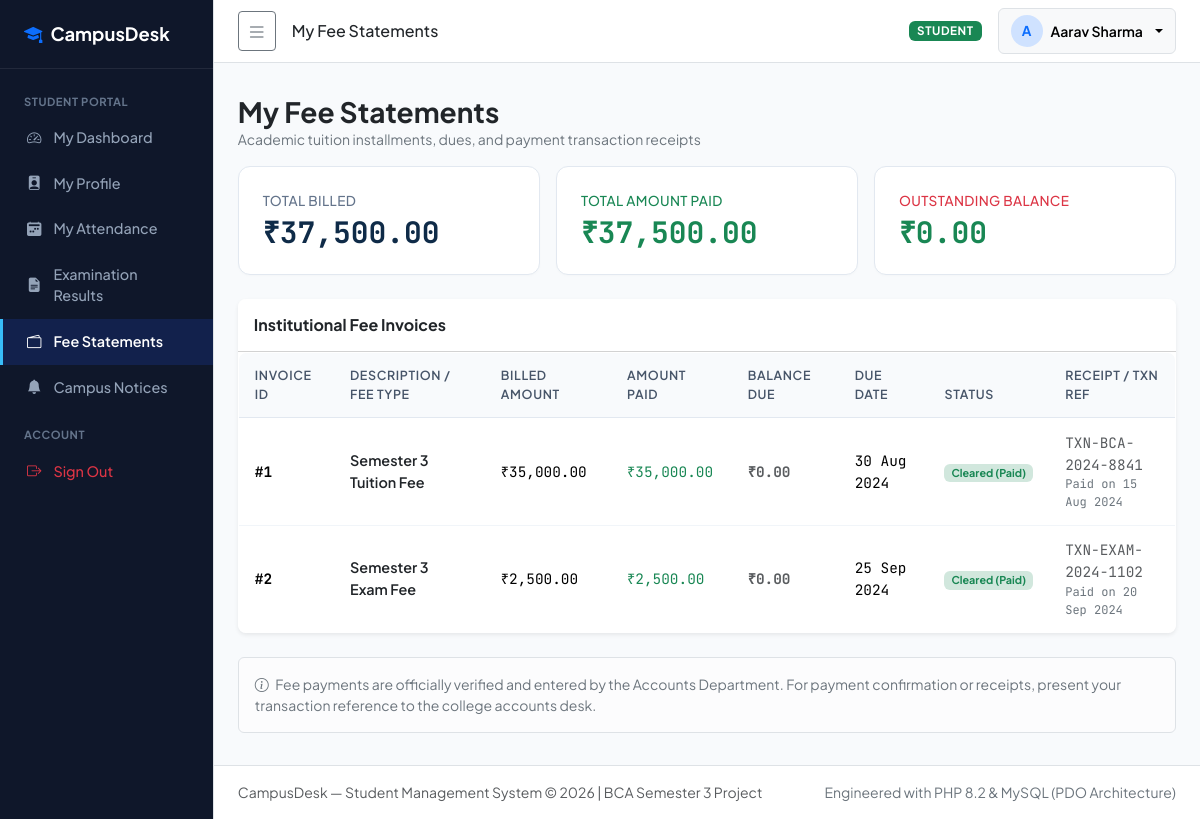
Page /student/fees.php (signed in) on the committed database.
### tables this page shows
CREATE TABLE `students` (
  `student_id` INT AUTO_INCREMENT PRIMARY KEY,
  `student_code` VARCHAR(30) NOT NULL UNIQUE COMMENT 'Academic Roll Number / Enrollment No',
  `user_id` INT NULL UNIQUE COMMENT 'Linked user login account',
  `course_id` INT NOT NULL,
  `full_name` VARCHAR(100) NOT NULL,
  `email` VARCHAR(100) NOT NULL UNIQUE,
  `phone` VARCHAR(20) NOT NULL,
  `dob` DATE NOT NULL,
  `gender` ENUM('Male', 'Female', 'Other') NOT NULL,
  `address` TEXT NOT NULL,
  `admission_date` DATE NOT NULL,
  `enrollment_status` ENUM('Active', 'Graduated', 'Suspended', 'Withdrawn') NOT NULL DEFAULT 'Active',
  `created_at` TIMESTAMP DEFAULT CURRENT_TIMESTAMP,
  `updated_at` TIMESTAMP DEFAULT CURRENT_TIMESTAMP ON UPDATE CURRENT_TIMESTAMP,
  CONSTRAINT `fk_students_user` FOREIGN KEY (`user_id`) REFERENCES `users` (`user_id`) ON DELETE SET NULL ON UPDATE CASCADE,
  CONSTRAINT `fk_students_course` FOREIGN KEY (`course_id`) REFERENCES `courses` (`course_id`) ON DELETE RESTRICT ON UPDATE CASCADE,
  INDEX `idx_students_code` (`student_code`),
  INDEX `idx_students_course` (`course_id`),
  INDEX `idx_students_status` (`enrollment_status`)
);

CREATE TABLE `fees` (
  `fee_id` INT AUTO_INCREMENT PRIMARY KEY,
  `student_id` INT NOT NULL,
  `fee_type` VARCHAR(50) NOT NULL COMMENT 'Tuition, Examination, Library, Laboratory, Hostel',
  `total_amount` DECIMAL(10,2) NOT NULL,
  `paid_amount` DECIMAL(10,2) NOT NULL DEFAULT 0.00,
  `due_date` DATE NOT NULL,
  `payment_status` ENUM('Paid', 'Partial', 'Pending') NOT NULL DEFAULT 'Pending',
  `payment_date` DATE NULL,
  `reference_no` VARCHAR(50) NULL,
  `created_at` TIMESTAMP DEFAULT CURRENT_TIMESTAMP,
  `updated_at` TIMESTAMP DEFAULT CURRENT_TIMESTAMP ON UPDATE CURRENT_TIMESTAMP,
  CONSTRAINT `fk_fees_student` FOREIGN KEY (`student_id`) REFERENCES `students` (`student_id`) ON DELETE CASCADE ON UPDATE CASCADE,
  INDEX `idx_fees_student` (`student_id`),
  INDEX `idx_fees_status` (`payment_status`)
);

### includes/functions.php (called while the page is built, shortened)
<?php
function e(?string $string): string {
    return htmlspecialchars((string)$string, ENT_QUOTES, 'UTF-8');
}
function format_currency(float|int|string $amount): string {
    $num = (float)$amount;
    return '₹' . number_format($num, 2);
}
function format_date(?string $date_str): string {
    $time = strtotime($date_str);
    return $time ? date('d M Y', $time) : $date_str;
}

### includes/auth.php (called while the page is built, shortened)
<?php
function is_logged_in(): bool {
    return isset($_SESSION['user_id']) && !empty($_SESSION['user_id']);
}
function current_user(): ?array {
    return [
        'user_id'    => $_SESSION['user_id'],
        'username'   => $_SESSION['username'] ?? '',
        'email'      => $_SESSION['email'] ?? '',
        'role'       => $_SESSION['role'] ?? '',
        'student_id' => $_SESSION['student_id'] ?? null,
        'full_name'  => $_SESSION['full_name'] ?? ($_SESSION['username'] ?? 'User')
    ];
}

### student/fees.php (the view, shortened to what this page needs)
<?php
require_once __DIR__ . '/../config/database.php';
require_once __DIR__ . '/../includes/auth.php';
require_once __DIR__ . '/../includes/functions.php';
$page_title = 'My Fee Statements';
$user_id = (int)$_SESSION['user_id'];
$st = $pdo->prepare("SELECT student_id, student_code, full_name FROM students WHERE user_id = :uid");
$st->execute([':uid' => $user_id]);
$student = $st->fetch();
$student_id = (int)$student['student_id'];
$fee_stmt = $pdo->prepare("SELECT * FROM fees WHERE student_id = :sid ORDER BY due_date ASC");
$fee_stmt->execute([':sid' => $student_id]);
$fee_records = $fee_stmt->fetchAll();
$total_billed = 0.0;
$total_paid = 0.0;
$total_due = 0.0;
foreach ($fee_records as $f) {
    $total_billed += (float)$f['total_amount'];
    $total_paid   += (float)$f['paid_amount'];
    $total_due    += ((float)$f['total_amount'] - (float)$f['paid_amount']);
}
require_once __DIR__ . '/../includes/header.php';
require_once __DIR__ . '/../includes/sidebar.php';
require_once __DIR__ . '/../includes/navbar.php';
?>
<div class="container-fluid px-4 py-3">
  <div class="d-flex justify-content-between align-items-center mb-3">
    <div>
      <h3 class="fw-bold text-dark mb-0">My Fee Statements</h3>
      <div class="text-secondary small">Academic tuition installments, dues, and payment transaction receipts</div>
    </div>
  </div>
  <div class="row g-3 mb-4">
    <div class="col-sm-6 col-md-4">
      <div class="card-stat">
        <div class="stat-label">Total Billed</div>
        <div class="stat-value tabular-nums mt-1"><?= format_currency($total_billed) ?></div>
      </div>
    </div>
    <div class="col-sm-6 col-md-4">
      <div class="card-stat">
        <div class="stat-label text-success">Total Amount Paid</div>
        <div class="stat-value tabular-nums mt-1 text-success"><?= format_currency($total_paid) ?></div>
      </div>
    </div>
    <div class="col-sm-6 col-md-4">
      <div class="card-stat">
        <div class="stat-label text-danger">Outstanding Balance</div>
        <div class="stat-value tabular-nums mt-1 <?= $total_due > 0 ? 'text-danger' : 'text-success' ?>">
          <?= format_currency($total_due) ?>
        </div>
      </div>
    </div>
  </div>
  <div class="card border-0 shadow-sm rounded-3 bg-white overflow-hidden mb-4">
    <div class="card-header bg-white py-3">
      <h6 class="fw-bold text-dark mb-0">Institutional Fee Invoices</h6>
    </div>
    <div class="table-responsive">
      <table class="table table-hover table-cd mb-0 align-middle">
        <thead>
          <tr>
            <th>Invoice ID</th>
            <th>Description / Fee Type</th>
            <th>Billed Amount</th>
            <th>Amount Paid</th>
            <th>Balance Due</th>
            <th>Due Date</th>
            <th>Status</th>
            <th>Receipt / Txn Ref</th>
          </tr>
        </thead>
        <tbody>
          <?php if (empty($fee_records)): ?>
            <tr><td colspan="8" class="text-center py-5 text-muted">No fee invoices issued for your account.</td></tr>
          <?php else: ?>
            <?php foreach ($fee_records as $fee): ?>
              <?php $bal = (float)$fee['total_amount'] - (float)$fee['paid_amount']; ?>
              <tr>
                <td class="tabular-nums fw-bold">#<?= (int)$fee['fee_id'] ?></td>
                <td>
                  <div class="fw-semibold text-dark"><?= e($fee['fee_type']) ?></div>
                </td>
                <td class="tabular-nums"><?= format_currency($fee['total_amount']) ?></td>
                <td class="tabular-nums text-success"><?= format_currency($fee['paid_amount']) ?></td>
                <td class="tabular-nums fw-bold <?= $bal > 0 ? 'text-danger' : 'text-muted' ?>">
                  <?= format_currency($bal) ?>
                </td>
                <td class="tabular-nums small"><?= format_date($fee['due_date']) ?></td>
                <td>
                  <?php if ($fee['payment_status'] === 'Paid'): ?>
                    <span class="badge bg-success-subtle text-success">Cleared (Paid)</span>
                  <?php elseif ($fee['payment_status'] === 'Partial'): ?>
                    <span class="badge bg-warning-subtle text-warning">Partially Paid</span>
                  <?php else: ?>
                    <span class="badge bg-danger-subtle text-danger">Pending Payment</span>
                  <?php endif; ?>
                </td>
                <td class="tabular-nums small text-muted">
                  <?= e($fee['reference_no'] ?? '—') ?>
                  <?php if (!empty($fee['payment_date'])): ?>
                    <div class="text-secondary" style="font-size:0.75rem;">Paid on <?= format_date($fee['payment_date']) ?></div>
                  <?php endif; ?>
                </td>
              </tr>
            <?php endforeach; ?>
          <?php endif; ?>
        </tbody>
      </table>
    </div>
  </div>
  <div class="alert alert-light border small text-secondary">
    <i class="bi bi-info-circle me-1"></i> Fee payments are officially verified and entered by the Accounts Department. For payment confirmation or receipts, present your transaction reference to the college accounts desk.
  </div>
</div>
<?php require_once __DIR__ . '/../includes/footer.php'; ?>

### includes/navbar.php (shortened to what this page needs)
<?php
$user = current_user();
?>
<div id="page-content-wrapper">
  <nav class="navbar navbar-expand-lg navbar-light bg-white border-bottom px-4 py-2 sticky-top">
    <div class="container-fluid px-0">
      <button class="btn btn-outline-secondary btn-sm me-3" id="sidebarToggle" aria-label="Toggle Navigation">
        <i class="bi bi-list fs-5"></i>
      </button>
      <span class="navbar-text fw-medium text-dark d-none d-md-inline">
        <?= e($page_title ?? 'CampusDesk Management') ?>
      </span>
      <div class="ms-auto d-flex align-items-center gap-3">
        <span class="badge <?= ($user['role'] ?? '') === 'admin' ? 'bg-primary' : 'bg-success' ?> px-2 py-1 text-uppercase" style="font-size: 0.725rem; letter-spacing: 0.05em;">
          <?= e($user['role'] ?? 'User') ?>
        </span>
        <div class="dropdown">
          <button class="btn btn-light dropdown-toggle d-flex align-items-center gap-2 border" type="button" id="userMenu" data-bs-toggle="dropdown" aria-expanded="false">
            <div class="rounded-circle bg-primary-subtle text-primary fw-bold d-flex align-items-center justify-content-center" style="width: 32px; height: 32px; font-size: 0.85rem;">
              <?= strtoupper(substr($user['full_name'] ?? 'U', 0, 1)) ?>
            </div>
            <span class="d-none d-sm-inline fw-semibold" style="font-size: 0.875rem;">
              <?= e($user['full_name'] ?? 'Account') ?>
            </span>
          </button>
        </div>
      </div>
    </div>
  </nav>
  <div class="container-fluid px-4 pt-3">
  </div>

### assets/css/style.css (style rules this page uses)
:root { --cd-primary: #1e40af; --cd-primary-dark: #0f2b48; --cd-primary-light: #3b82f6; --cd-sidebar-bg: #0f172a; --cd-sidebar-hover: #1e293b; --cd-surface: #ffffff; --cd-bg: #f8fafc; --cd-border: #e2e8f0; --cd-text-main: #0f172a; --cd-text-muted: #64748b; }
body { font-family: 'Plus Jakarta Sans', system-ui, -apple-system, BlinkMacSystemFont, 'Segoe UI', Roboto, sans-serif; background-color: var(--cd-bg); color: var(--cd-text-main); min-height: 100vh; }
.tabular-nums, td.metric, .badge-mono { font-family: 'JetBrains Mono', monospace; font-variant-numeric: tabular-nums; }
#page-content-wrapper { min-width: 100vw; }
@media (min-width: 992px) { #page-content-wrapper { min-width: 0; width: 100%; } }
.card-stat { background: var(--cd-surface); border: 1px solid var(--cd-border); border-radius: 12px; padding: 1.5rem; box-shadow: 0 1px 3px rgba(0,0,0,0.02); transition: transform 0.15s ease, box-shadow 0.15s ease; }
.stat-value { font-size: 1.85rem; font-weight: 700; color: var(--cd-primary-dark); line-height: 1.2; }
.stat-label { font-size: 0.85rem; color: var(--cd-text-muted); font-weight: 500; text-transform: uppercase; letter-spacing: 0.025em; }
.table-cd { background: white; border-radius: 8px; overflow: hidden; border: 1px solid var(--cd-border); }
.table-cd thead th { background-color: #f8fafc; color: #475569; font-size: 0.78rem; font-weight: 600; text-transform: uppercase; letter-spacing: 0.05em; border-bottom: 1px solid var(--cd-border); padding: 0.85rem 1rem; }
.table-cd tbody td { padding: 0.85rem 1rem; vertical-align: middle; border-bottom: 1px solid #f1f5f9; font-size: 0.9rem; }

### rows in the picture
students: full_name "A", full_name "Aarav Sharma"
fees: fee_id "1", fee_type "Semester 3 Tuition Fee", total_amount "₹35,000.00", paid_amount "₹35,000.00", format_currency($bal) "₹0.00", due_date "30 Aug 2024", payment_status "Cleared (Paid)", reference_no "TXN-BCA-2024-8841", payment_date "15 Aug 2024"
fees: fee_id "2", fee_type "Semester 3 Exam Fee", total_amount "₹2,500.00", paid_amount "₹2,500.00", format_currency($bal) "₹0.00", due_date "25 Sep 2024", payment_status "Cleared (Paid)", reference_no "TXN-EXAM-2024-1102", payment_date "20 Sep 2024"

### other values in the picture
$page_title "My Fee Statements"
$user['role'] "STUDENT"
format_currency($total_billed) "₹37,500.00"
format_currency($total_paid) "₹37,500.00"
format_currency($total_due) "₹0.00"
